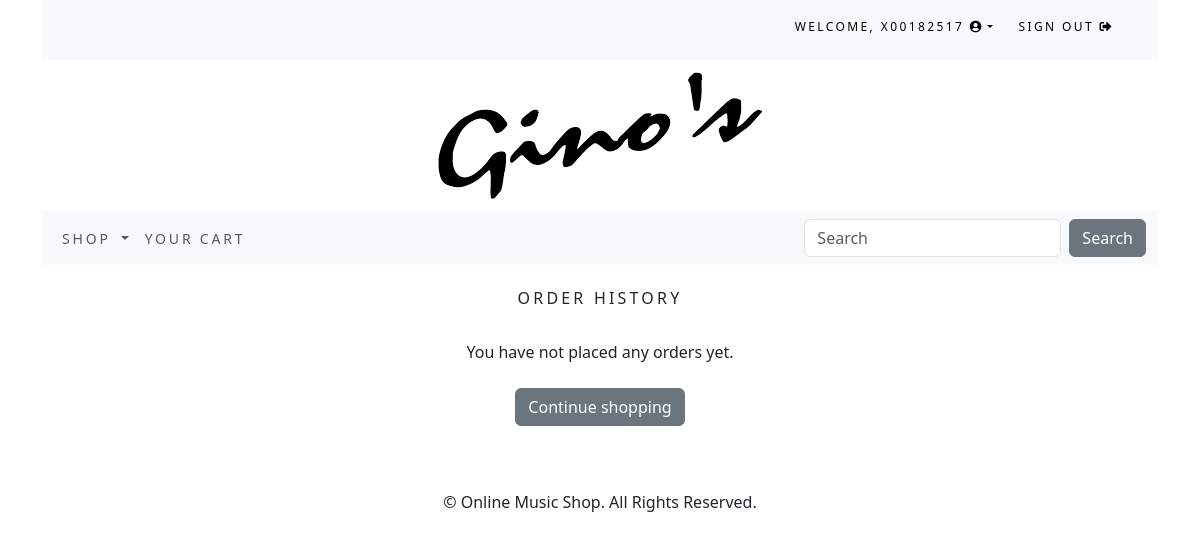
Before: /order/history/ (signed in) with the older database file.
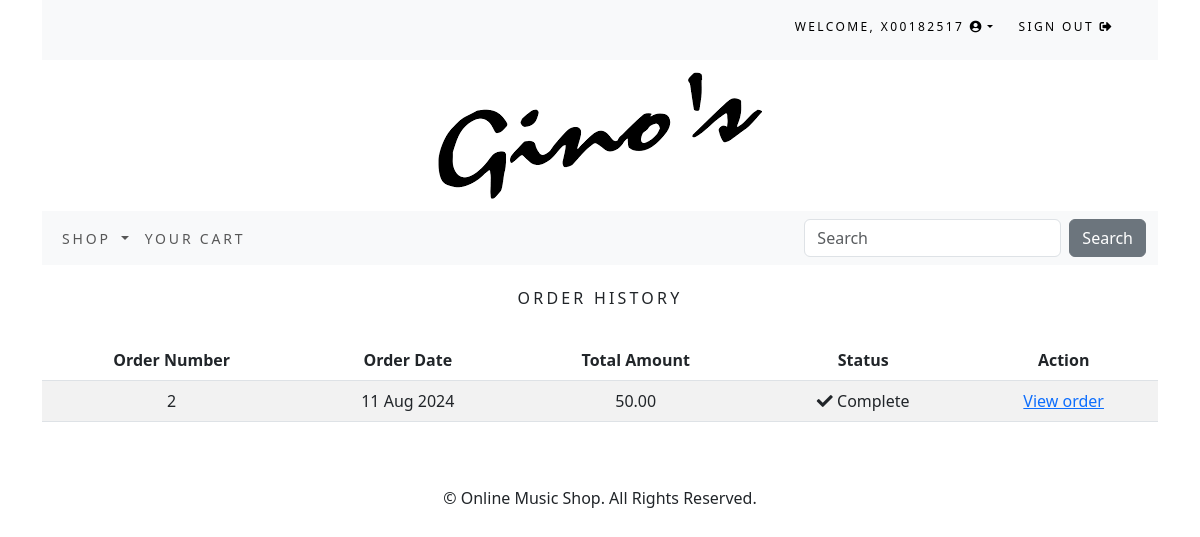
After: the same page with the newer database file.
### order/models.py (models this page shows, shortened)
class Order(models.Model):
    token = models.CharField(max_length=250, blank=True)
    total = models.DecimalField(max_digits=10, decimal_places=2,
    verbose_name='Euro Order Total')
    emailAddress = models.EmailField(max_length=250, blank=True,
    verbose_name='Email Address')
    created = models.DateTimeField(auto_now_add=True)
    billingName = models.CharField(max_length=250, blank=True)
    billingAddress1 = models.CharField(max_length=250, blank=True)
    billingCity = models.CharField(max_length=250, blank=True)
    billingPostcode = models.CharField(max_length=10, blank=True)
    billingCountry = models.CharField(max_length=200, blank=True)
    shippingName = models.CharField(max_length=250, blank=True)
    shippingAddress1 = models.CharField(max_length=250, blank=True)
    shippingCity = models.CharField(max_length=250, blank=True)
    shippingPostcode = models.CharField(max_length=10, blank=True)
    shippingCountry = models.CharField(max_length=200, blank=True)
    voucher = models.ForeignKey(Voucher,
                                related_name='orders',
                                null=True,
                                blank=True,
                                on_delete=models.SET_NULL)
    discount = models.IntegerField(default = 0,
                                validators=[MinValueValidator(0),
                                MaxValueValidator(100)])
    class Meta:
        db_table = 'Order'
        ordering = ['-created']

### order/views.py (the view)
# urls.py: path('history/', views.orderHistory.as_view(), name='order_history'),
class orderHistory(LoginRequiredMixin, View):
    def get (self, request):
        if request.user.is_authenticated:
            email = str(request.user.email)
            order_details = Order.objects.filter(emailAddress=email)
        return render(request, 'order/orders_list.html', {'order_details': order_details})

### cart/context_processors.py (called while the page is built)
def counter(request):
    item_count = 0
    if 'admin' in request.path:
        return {}
    else:
        try:
            cart = Cart.objects.filter(cart_id=_cart_id(request))
            cart_items = CartItem.objects.all().filter(cart=cart[:1])
            for cart_item in cart_items:
                item_count += cart_item.quantity
        except Cart.DoesNotExist:
            item_count = 0
    return {'item_count':item_count}

### cart/views.py (called while the page is built)
def _cart_id(request):
    cart = request.session.session_key
    if not cart:
        cart = request.session.create()
    return cart

### musicshop/context_processors.py (called while the page is built)
def menu_links(request):
    links = Category.objects.all()
    return{'links':links}

### musicshop/models.py (called while the page is built)
 def get_absolute_url(self):
    return reverse('musicshop:products_by_category', args=[self.id])

### order/templates/order/orders_list.html (shortened to what this page needs)
{% extends "base.html" %}
{% load static %}
{% block content %}
    <div>
        <div class="text-center">
            <br>
            <h1 class="text-center my_title">Order History</h1>
            <br>
            {% if order_details %}
            <table class="table table-striped">
                <thead>
                    <tr>
                        <th>Order Number</th>
                        <th>Order Date</th>
                        <th>Total Amount</th>
                        <th>Status</th>
                        <th>Action</th>
                    </tr>
                </thead>
                <tbody>
                    {% for order in order_details %}
                    <tr>
                        <td>{{ order.id }}</td>
                        <td>{{ order.created|date:"d M Y" }}</td>
                        <td>{{ order.total }}</td>
                        <td><i class="fas fa-check"></i>&nbsp;Complete</td>
                        <td><a href="{% url 'order:order_detail' order.id %}">View order</a></td>
                    </tr>
                    {% endfor %}
                </tbody>
            </table>
            {% else %}
            <p>You have not placed any orders yet.<br><br><a href="{% url 'musicshop:all_products' %}"
                                                           class="btn btn-secondary">Continue shopping</a></p>
            {% endif %}
        </div>
    </div>
    <br>
    <br>
{% endblock %}

Changed rows visible on the page:
added Order: id "2", created "11 Aug 2024", total "50.00"
Other visible differences:
text no longer shown: "You have not placed any orders yet. Continue shopping"
text now shown: "Order Number Order Date Total Amount Status Action"
